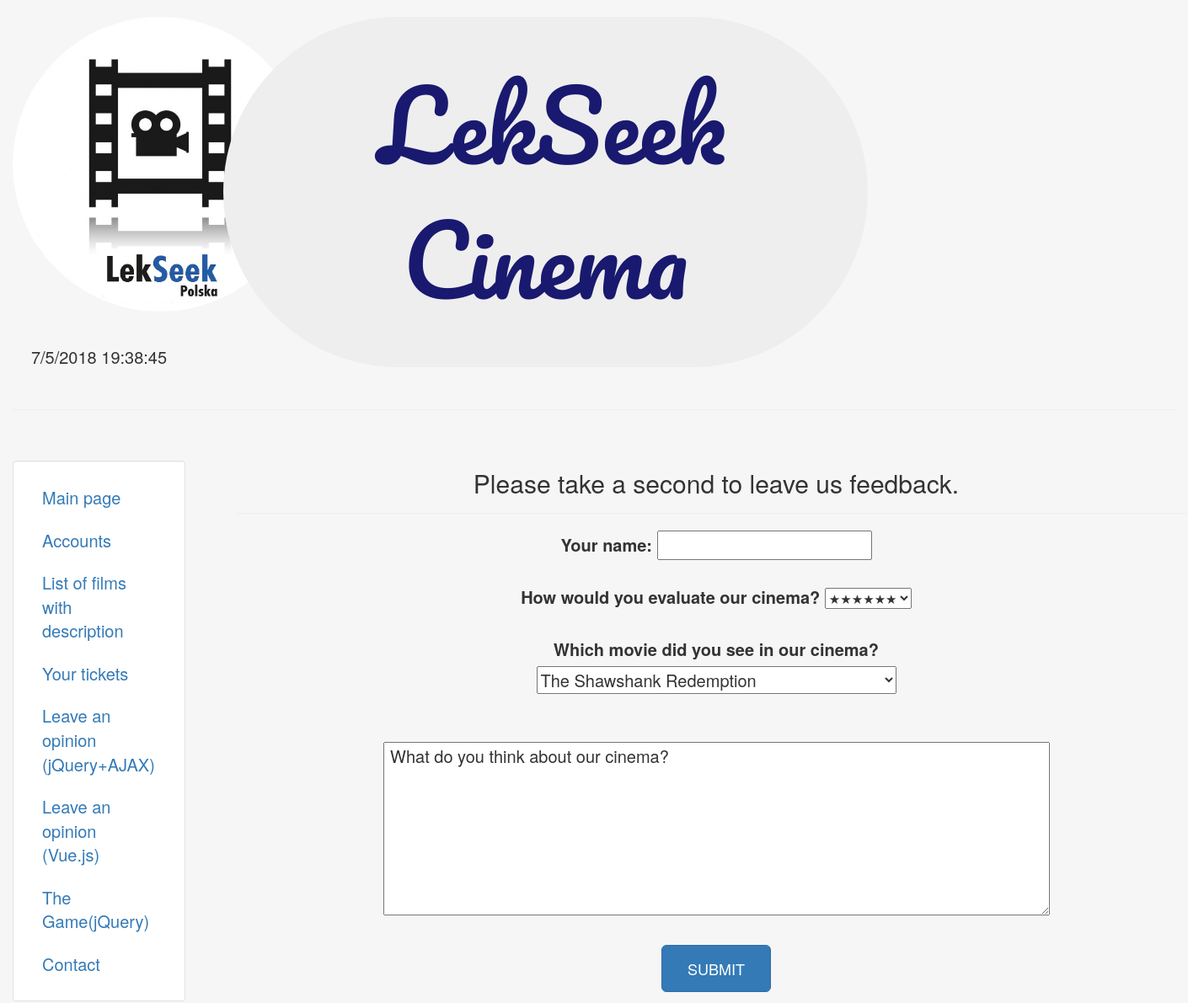
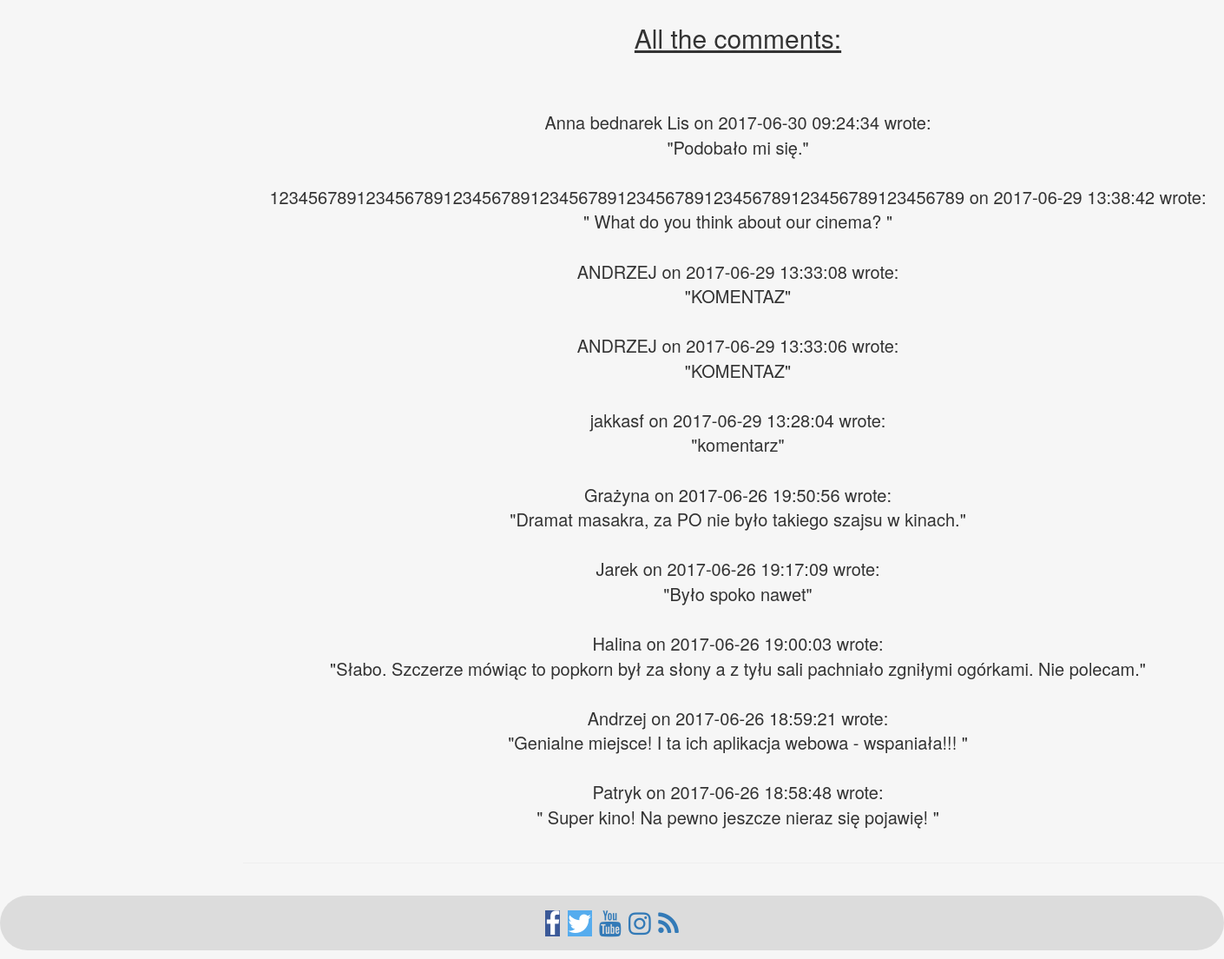
Screenshot of /ajax with the database file from the repository (2 pictures, top to bottom).
### reservations/models.py (models this page shows, shortened)
class Evaluation(models.Model):
    MARK_CHOICES = (
        (1, "*"),
        (2, "**"),
        (3, "***"),
        (4, "****"),
        (5, "*****"),
        (6, "******"),
    )
    opinion = models.TextField(max_length=1000)
    seans = models.ForeignKey(Movie, default=1,on_delete=models.CASCADE)
    author = models.TextField(max_length=100, default="Anonymous")
    mark = models.IntegerField(choices=MARK_CHOICES, default=6)
    timestamp = models.DateTimeField(auto_now_add=True)
    class Meta:
        verbose_name_plural = "evaluations"
        ordering = ('-timestamp',)
    def __str__(self):
        return "Opinion by " + str(self.author) + " from " + str(self.timestamp)
    class EvaluationAdmin(admin.ModelAdmin):
        list_display = ('__str__', 'text', 'mark', 'seans')
        list_filter = ('timestamp', 'author')

### reservations/views.py (the view)
# urls.py: url(r'^ajax', views.ajaxview, name="ajax"),
def ajaxview(request):
    movies = Movie.objects.all()
    evaluations = Evaluation.objects.all()
    return render(request, 'home/ajax.html', dict(movies=movies,
                                                  evaluations=evaluations))

### reservations/models.py (called while the page is built)
    def __str__(self):
        return self.title

### reservations/templates/home/ajax.html (shortened to what this page needs)
{% extends "home/base.html" %}
{% block content %}
    <div class="container" align="middle" padding="50px" style="font-size: 20px">
        <div class="page-header">
            <h2>Please take a second to leave us feedback.</h2>
        </div>
        <div style="text-align: center">
            <form id="evaluation_form">{% csrf_token %}
                <label for="name">Your name:</label>
                <input type="text" id="name"/>
                <br/>
                <br/>
                <label for="mark">How would you evaluate our cinema?</label>
                <select id="mark" name="mark" style="font-size: 15px">
                    <option value="6">&starf;&starf;&starf;&starf;&starf;&starf;</option>
                </select>
                <br/>
                <br/>
                <label for="movie">Which movie did you see in our cinema?</label>
                <br/>
                <select id="movie" name="movie">
                    {% for movie in movies %}
                        <option value="{{ movie }}">{{ movie }}</option>
                    {% endfor %}
                </select>
                <br/>
                <br/>
                <br/>
                <div style="text-align: center">
                <textarea id="opinion" name="opinion" cols="70" rows="7" onfocus="clearContents(this);"> What do you think about our cinema?
            </textarea>
                </div>
                <br/>
                <input type="Submit" class="btn btn-primary btn-lg  btn-huge" style="padding: 15px 30px;"
                       value="SUBMIT">
            </form>
        </div>
        <div style="text-align: center">
            <div class="page-header">
                <h2 style="text-decoration: underline;">All the comments:</h2>
                <br/>
                <div id="update-holder">
                    <br/>
                    {% for ev in evaluations %}
                        <div id="{{ ev.id }}">{{ ev.author }} on {{ ev.timestamp|date:"Y-m-d H:i:s" }} wrote:<br/>
                            "{{ ev.opinion }}"<br/><br/></div>
                    {% endfor %}
                </div>
            </div>
        </div>
{% endblock %}

### rows the page displays
Evaluation: author "Anna bednarek Lis", timestamp "2017-06-30 09:24:34", opinion "Podobało mi się."
Evaluation: author "123456789123456789123456789123456789123456789123456789123456789123456789", timestamp "2017-06-29 13:38:42", opinion "What do you think about our cinema?"
Evaluation: author "ANDRZEJ", timestamp "2017-06-29 13:33:08", opinion "KOMENTAZ"
Evaluation: author "ANDRZEJ", timestamp "2017-06-29 13:33:06", opinion "KOMENTAZ"
Evaluation: author "jakkasf", timestamp "2017-06-29 13:28:04", opinion "komentarz"
Evaluation: author "Grażyna", timestamp "2017-06-26 19:50:56", opinion "Dramat masakra, za PO nie było takiego szajsu w kinach."
Evaluation: author "Jarek", timestamp "2017-06-26 19:17:09", opinion "Było spoko nawet"
Evaluation: author "Halina", timestamp "2017-06-26 19:00:03", opinion "Słabo. Szczerze mówiąc to popkorn był za słony a z tyłu sali pachniało zgniłymi ogórkami. Nie polecam."
Evaluation: author "Andrzej", timestamp "2017-06-26 18:59:21", opinion "Genialne miejsce! I ta ich aplikacja webowa - wspaniała!!!"
Evaluation: author "Patryk", timestamp "2017-06-26 18:58:48", opinion "Super kino! Na pewno jeszcze nieraz się pojawię!"

### other values shown
form field movie "The Shawshank Redemption"
